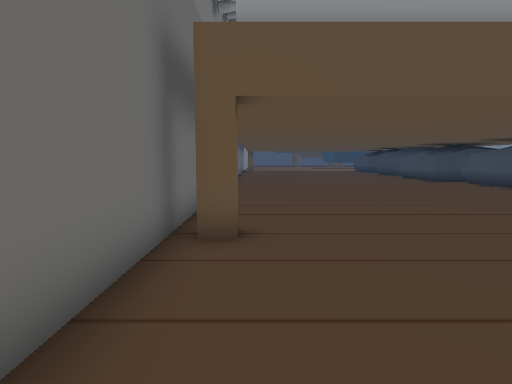
View 1 (above)

23 first-person views from a walk through a Unity game level. The camera is 1.2 m above the floor, tilts 6° down and sees 80° across. The floor is counted in squares, 1 m on a side. Each view is taken from the middle of a square. On the plan, view 1 faces up. The plan holds only what a view shows up to about 13 squares ahead; the rest is blank. The place goes on beyond the plan. The player is left out. Some animated figures are not drawn. Some surface patterns are stand-ins.

View 2
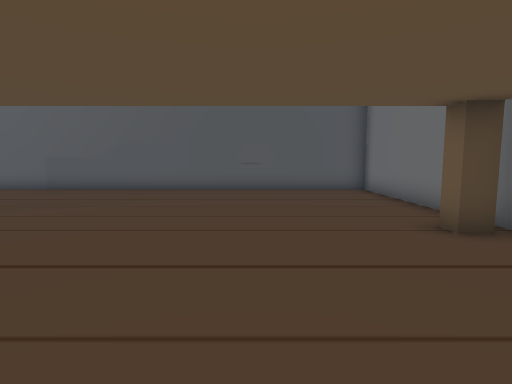

View 3
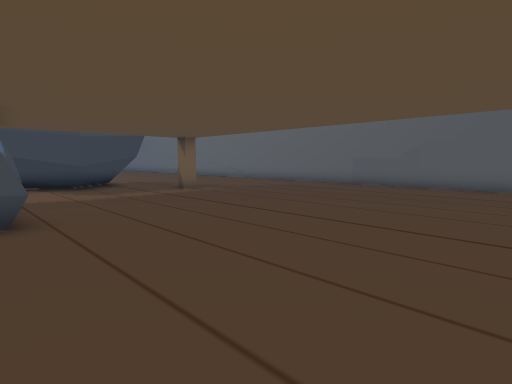

View 4
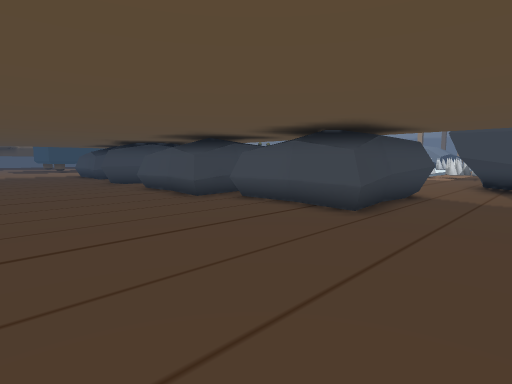

View 5
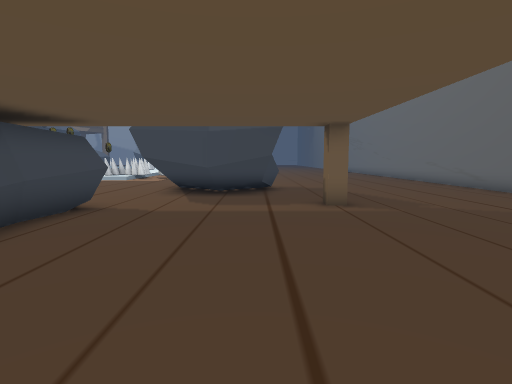

View 6
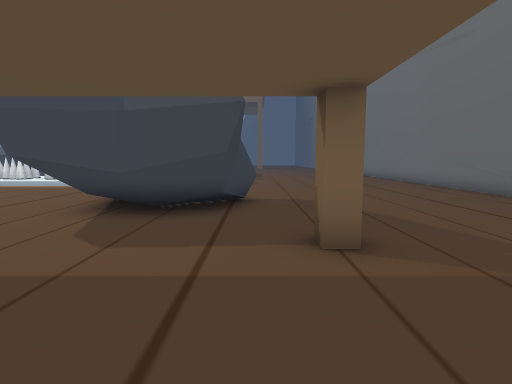

View 7
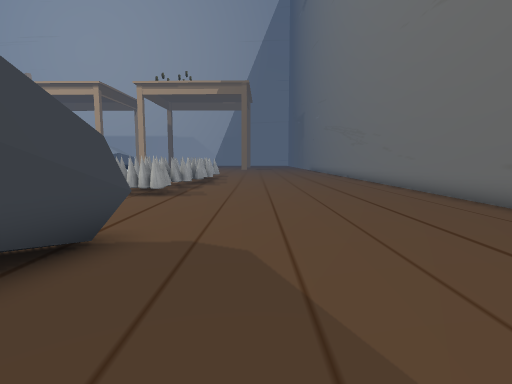

View 8
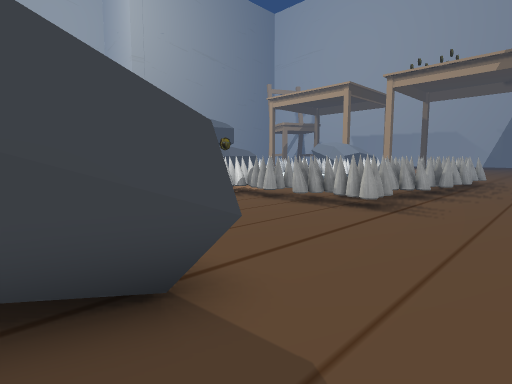

View 9
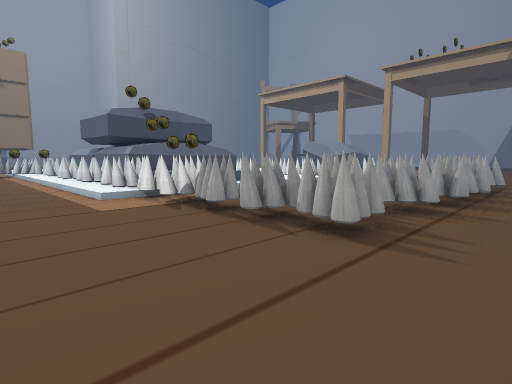

View 10
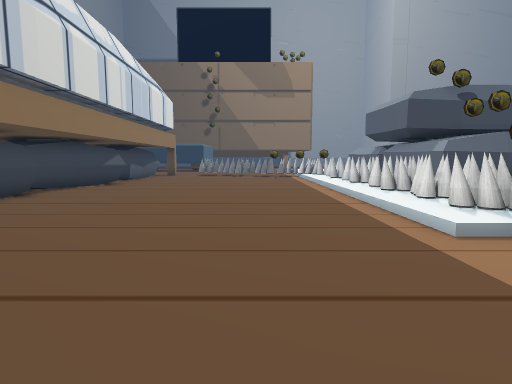

View 11
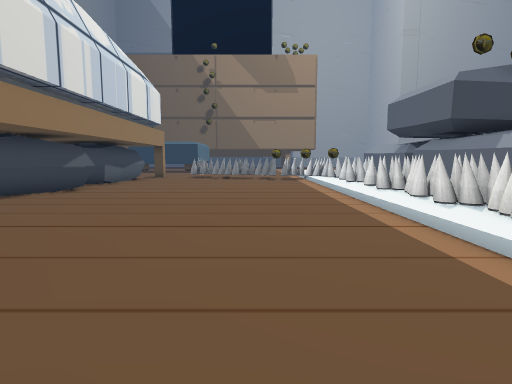

View 12
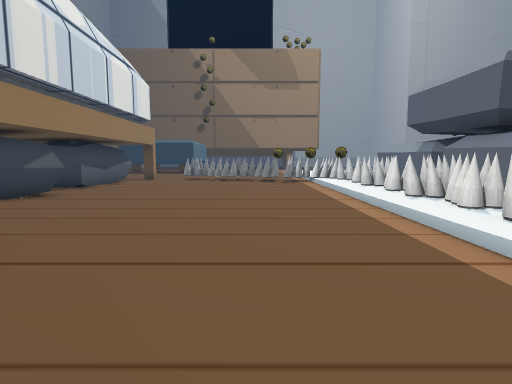

View 13
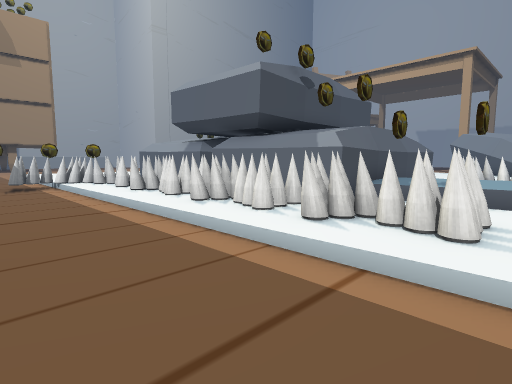

View 14
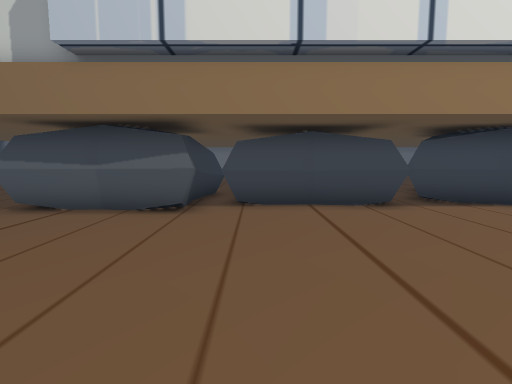

View 15
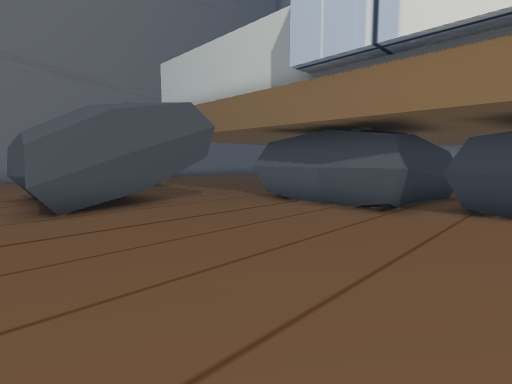

View 16
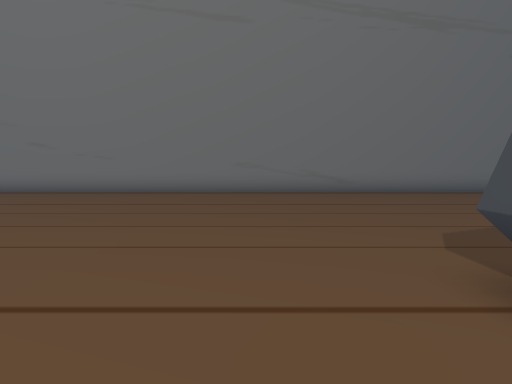

View 17
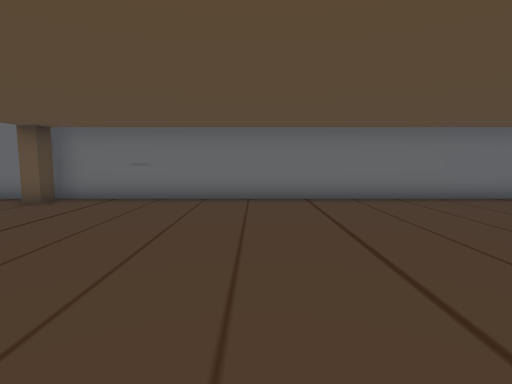

View 18
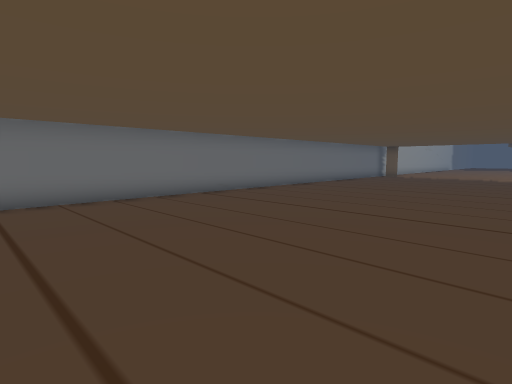

View 19
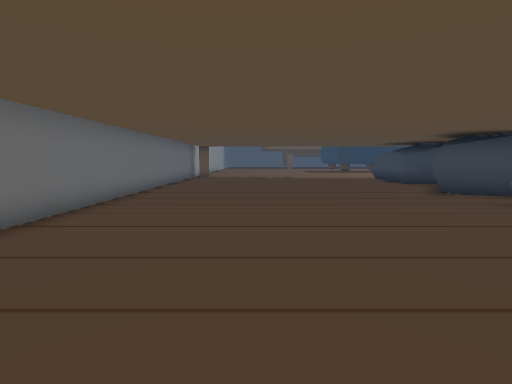

View 20
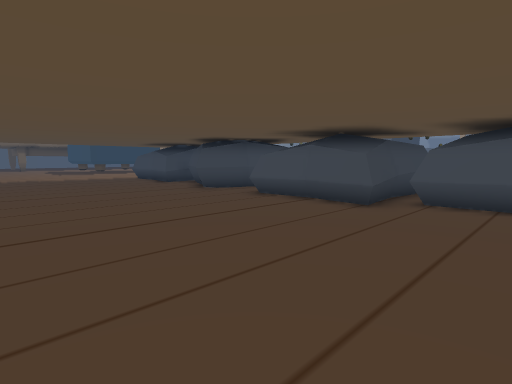

View 21
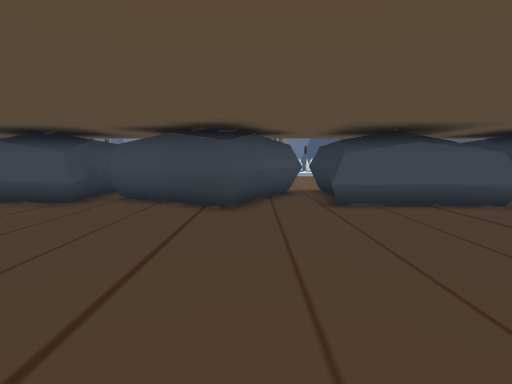

View 22
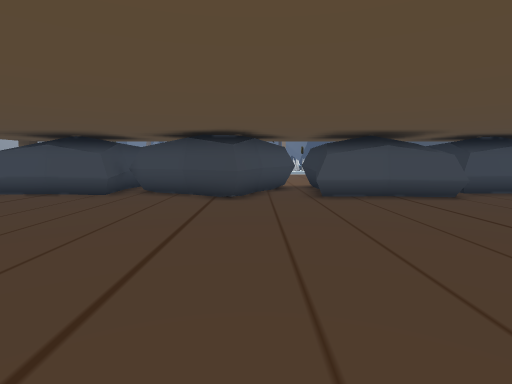

View 23
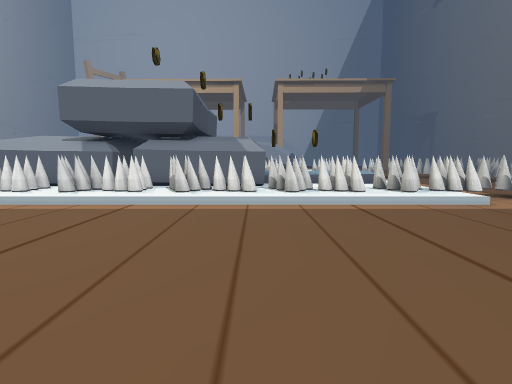

### Floor plan
Key: @ floor where view 1 was taken; # wall or solid block; x gap in a wall; . main floor; : floor 0.25 m higher than the main floor; / step, stairs or slope; C cone; O other object.
Columns run from 2 left of view 1 to 30 right of it. Each row starts with its distance up from view 1.
 31            ..OO          ../CO OO
 30           ...OO          ../CC OO
 29          ...OOO          ..//C OO
 28      .......OOOOOO........./CCCOO
 27      ........O  .........../CCOOO
 26 #............O    ........./:C:OO
 25 #...........OO  OO........./CCCOO
 24 #..........OOOOOO........../:OOOO
 23 #...........OOOOO........../CCOOO
 22 #.............OO...........//COOO
 21 #...........OOOOO........../CCCOO
 20 #...........OOOOO........../CC
 19 #...........OOO O........../:C:
 18 #...........OOO O........../CCC
 17 #...........OOOOO........../:C:
 16 #...........OOOOO........../CC
 15 #............OOOOO........./:C:
 14 #............OOOOO..........COO
 13 #............OOOOO..........CC.
 12 #............OOO O...........C..
 11 #...........OOOOOO.OO..O....COC.
 10 #..................OOOOO.....C..
  9 #..................OOOOO....CCO
  8 #..................OOOOO....COOCC
  7 #..................OOOOO.....C..C
  6 #..................OOOOO.........
  5 #x...............#...............
  4 #...............................
  3 #...............................
  2 #...............................
  1 #.............  .................
  0 #.@...........   ................
 -1 #..............   ...............
 -2 #################################

Where each view was taken, in squares from view 1:
view 1: 0 up, 0 right, facing up
view 2: 10 up, 3 right, facing down
view 3: 12 up, 4 right, facing down-right
view 4: 8 up, 4 right, facing up-right
view 5: 7 up, 7 right, facing right
view 6: 6 up, 11 right, facing right
view 7: 4 up, 16 right, facing right
view 8: 4 up, 19 right, facing up-right
view 9: 5 up, 22 right, facing up-right
view 10: 10 up, 22 right, facing up
view 11: 13 up, 22 right, facing up
view 12: 15 up, 22 right, facing up
view 13: 17 up, 22 right, facing up-right
view 14: 17 up, 22 right, facing left
view 15: 18 up, 22 right, facing down-left
view 16: 9 up, 23 right, facing down
view 17: 11 up, 8 right, facing left
view 18: 12 up, 8 right, facing up-left
view 19: 13 up, 3 right, facing up
view 20: 13 up, 2 right, facing up-right
view 21: 23 up, 2 right, facing right
view 22: 23 up, 0 right, facing right
view 23: 21 up, 17 right, facing right
